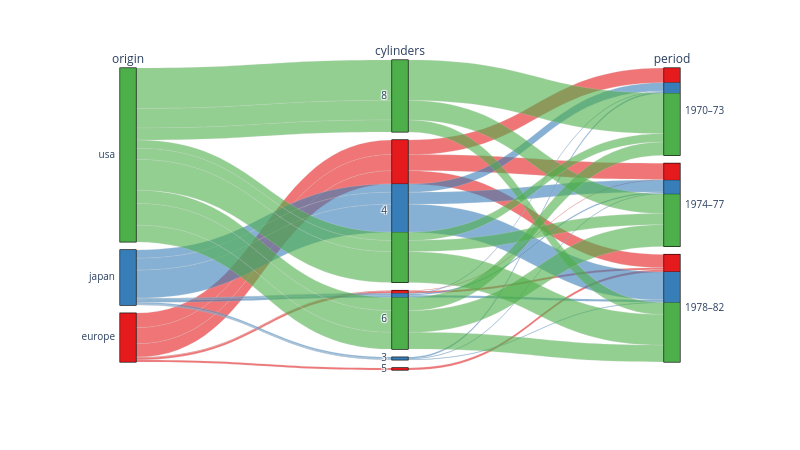

Here is the notebook cell this chart was saved with:
### Code cell
fig = px.parallel_categories(
    mpg,
    dimensions=['origin', 'cylinders', 'period'],
    color=mpg['origin'].cat.codes,
    color_continuous_scale=plotly_cmap[:len(mpg['origin'].unique())],
    width=800, height=450,
)
fig.update_traces(line_shape='hspline')
fig.update_layout(coloraxis_showscale=False)
fig.show()

### Figure 1 — Plotly figure (JSON) as saved in the notebook; plotly's stock layout.template omitted (floating-point values rounded to 4 significant figures; data arrays with more than 128 entries replaced by an {"elided": "..."} marker saying what was removed)
{"data": [{"dimensions": [{"label": "origin", "values": {"elided": "398 str values"}}, {"label": "cylinders", "values": {"elided": "398 int values"}}, {"label": "period", "values": {"elided": "398 str values"}}], "domain": {"x": [0, 1], "y": [0, 1]}, "line": {"color": {"elided": "398 int values"}, "coloraxis": "coloraxis", "shape": "hspline"}, "name": "", "type": "parcats"}], "layout": {"coloraxis": {"autocolorscale": false, "colorbar": {"title": {"text": "color"}}, "colorscale": [[0, "rgb(228,26,28)"], [0.5, "rgb(55,126,184)"], [1, "rgb(77,175,74)"]], "showscale": false}, "height": 450, "legend": {"tracegroupgap": 0}, "margin": {"t": 60}, "width": 800}}
